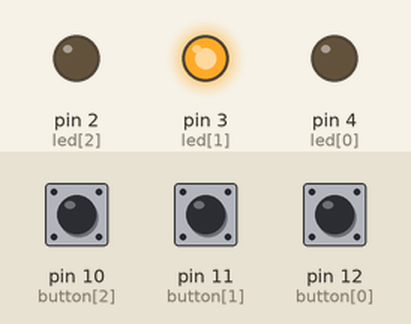
This sketch was run on a simulated Arduino Uno, built with avr-gcc and run on an emulated ATmega328P. Shown: output pins drawn as LEDs (lit = HIGH). The test bench sets the inputs (shaded band); at power-on: pin 10 (button[2]) HIGH, pin 12 (button[0]) LOW, pin 11 (button[1]) LOW.

Above: at 1.2 s.
1.3 s: pin 10 (button[2]) pulled LOW for 0.15 s
At 2.4 s:
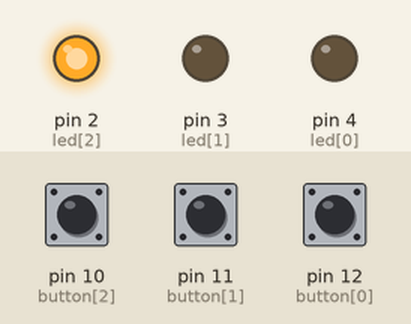
4.4 s: pin 12 (button[0]) pulled HIGH for 0.15 s
At 5.3 s:
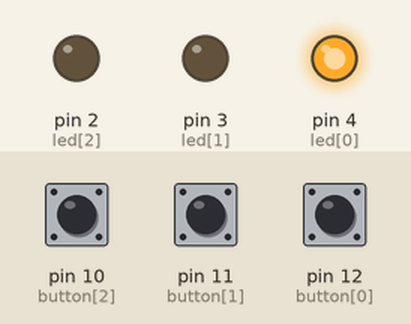
7.5 s: pin 11 (button[1]) pulled HIGH for 0.15 s
At 10.0 s:
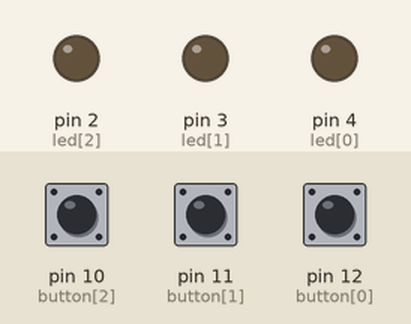
10.6 s: pin 11 (button[1]) pulled HIGH for 1 s
At 13.4 s:
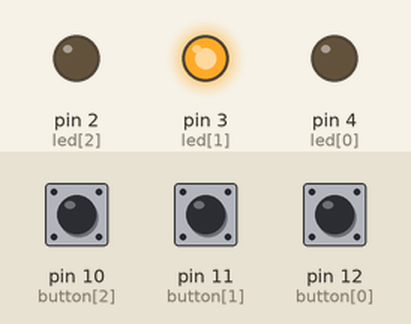
14.6 s: pin 11 (button[1]) pulled HIGH for 3.2 s
At 20.6 s:
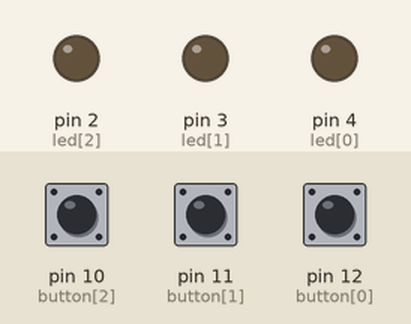
20.8 s: pin 10 (button[2]) driven LOW and pin 12 (button[0]) driven HIGH
At 21.5 s:
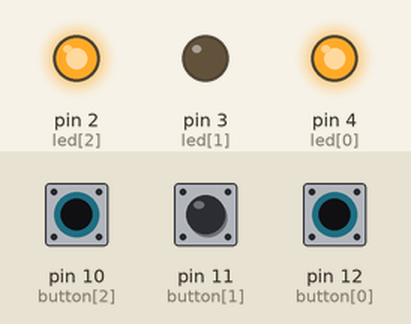
Timing chart, 0 to 24.8 s (numbered marks = the images above; inputs shaded):
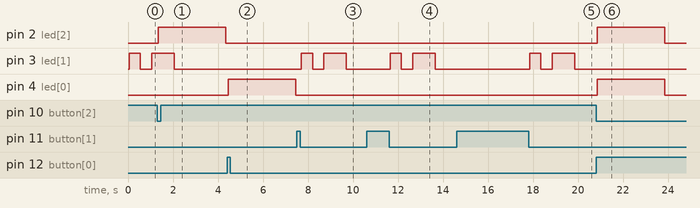

Measured:
- after the input at 1.3 s, pin 2 (led[2]): LOW → HIGH after 0.05 s, → LOW 3.0 s later
- after the input at 4.4 s, pin 4 (led[0]): LOW → HIGH after 0.05 s, → LOW 3.0 s later
- after the input at 7.5 s, pin 3 (led[1]): LOW → HIGH after 0.20 s, → LOW 0.50 s later, → HIGH 0.50 s later, → LOW 1.0 s later
- after the input at 10.6 s, pin 3 (led[1]): LOW → HIGH after 1.1 s, → LOW 0.50 s later, → HIGH 0.50 s later, → LOW 1.0 s later
- after the input at 14.6 s, pin 3 (led[1]): LOW → HIGH after 3.3 s, → LOW 0.50 s later, → HIGH 0.50 s later, → LOW 1.0 s later
- after the input at 20.8 s, pin 2 (led[2]), pin 4 (led[0]): LOW → HIGH after 0.05 s, → LOW 3.0 s later

The sketch:

18_0682_0745.ino
```cpp
int led[3] = {4,3,2};
unsigned long long int cooldown[3];
long int ledStartTime[3] = {0,-2000, 0}; //-2000 คือ ทำให้เงื่อนไขของการกระพริบเหลือเป็นเท็จตอนอัพโหลด
bool ledState[3] = {LOW, LOW, LOW};
void toggleLED(int i)
    {
        if (millis() - cooldown[i] > 50)
        {
            ledStartTime[i] = millis();
            ledState[i] = !ledState[i];
            digitalWrite(led[i], ledState[i]);
        }
        cooldown[i] = millis();
    }
int button[3] = {12, 11, 10};

bool buttonState[3] = {LOW, HIGH, HIGH};
bool reading[3];
bool lastButtonState[3] = {LOW, HIGH, HIGH};
unsigned long long int lastDebounceTime[3];
bool yellow = LOW;
void debounce(int i)
{
    reading[i] = digitalRead(button[i]);
    if (reading[i] != lastButtonState[i])
        lastDebounceTime[i] = millis();

    if (millis() - lastDebounceTime[i] > 50)
    {
        buttonState[i] = reading[i];
    }
    lastButtonState[i] = reading[i];
}
void setup()
{
    Serial.begin(9600);
    pinMode(led[0], OUTPUT);
    pinMode(led[1], OUTPUT);
    pinMode(led[2], OUTPUT);
    pinMode(button[0], INPUT);        //PULLDOWN
    pinMode(button[1], INPUT);        //PULLUP
    pinMode(button[2], INPUT_PULLUP); //PULLUPBUILTIN
}
void loop()
{
    debounce(0); // b1 RED
    if (!ledState[0])
    {
        debounce(2); // b3 GREEN
        if (!ledState[2])
            debounce(1); // b2 YELLOW
    }
    if (millis() - ledStartTime[0] > 3000) // RED
    {
        ledState[0] = LOW;
        digitalWrite(led[0], ledState[0]);
    }
    if (millis() - ledStartTime[2] > 3000) //GREEN
    {
        ledState[2] = LOW;
        digitalWrite(led[2], ledState[2]);
    }
    if (millis() - ledStartTime[1] > 2000) // YELLOW
    {
        ledState[1] = LOW;
        digitalWrite(led[1], ledState[1]);
    }
    else
    {
        if (millis() - ledStartTime[1] < 500)
        {
            ledState[1] = HIGH;
            digitalWrite(led[1], ledState[1]);
        }
        else if (millis() - ledStartTime[1] < 1000)
        {
            ledState[1] = LOW;
            digitalWrite(led[1], ledState[1]);
        }
        else if (millis() - ledStartTime[1] < 1500)
        {
            ledState[1] = HIGH;
            digitalWrite(led[1], ledState[1]);
        }
    }
    //Setting LED
    if (buttonState[0])
        toggleLED(0);
    if (!buttonState[1])
        toggleLED(1);
    if (!buttonState[2])
        toggleLED(2);
}
```
